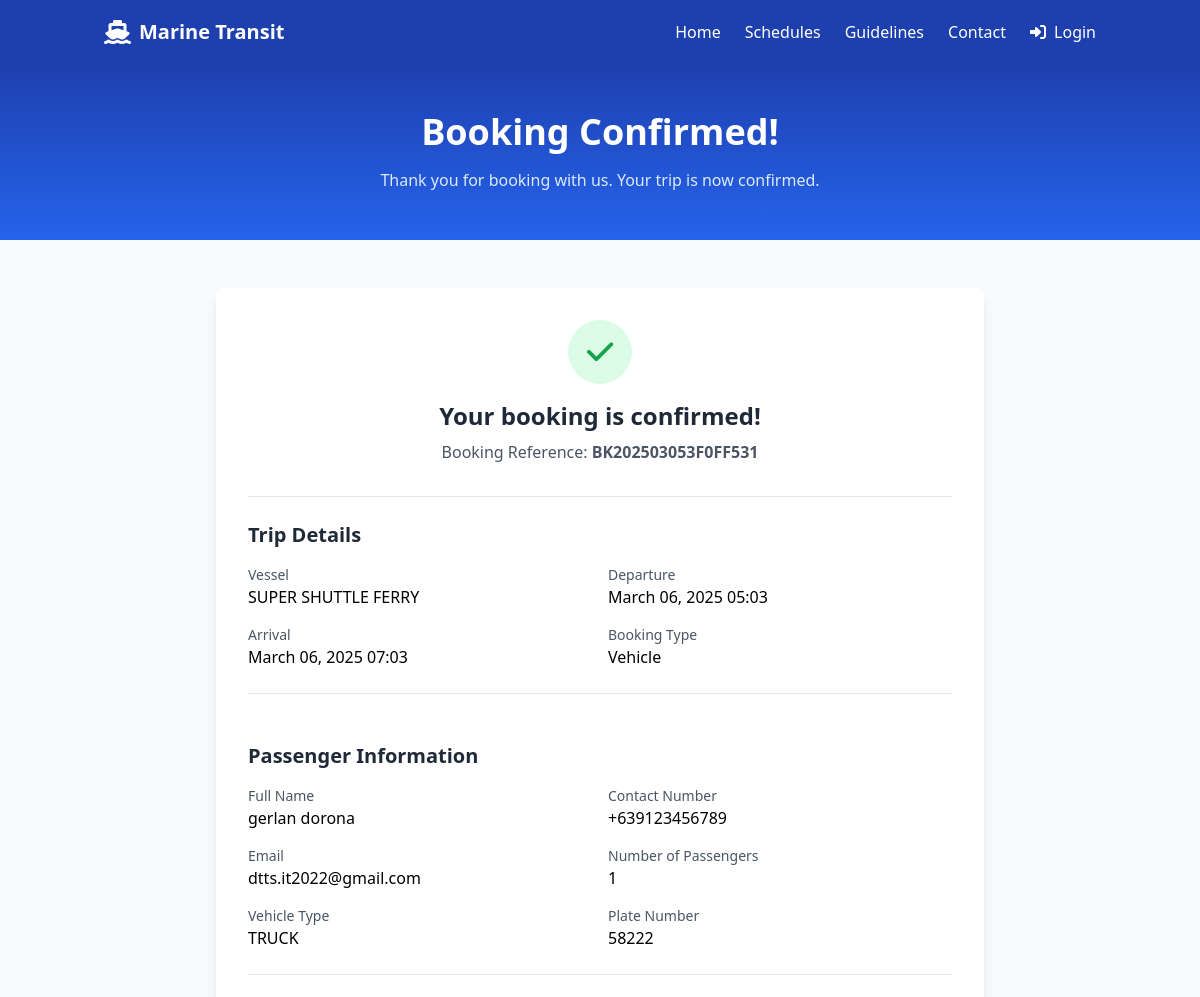
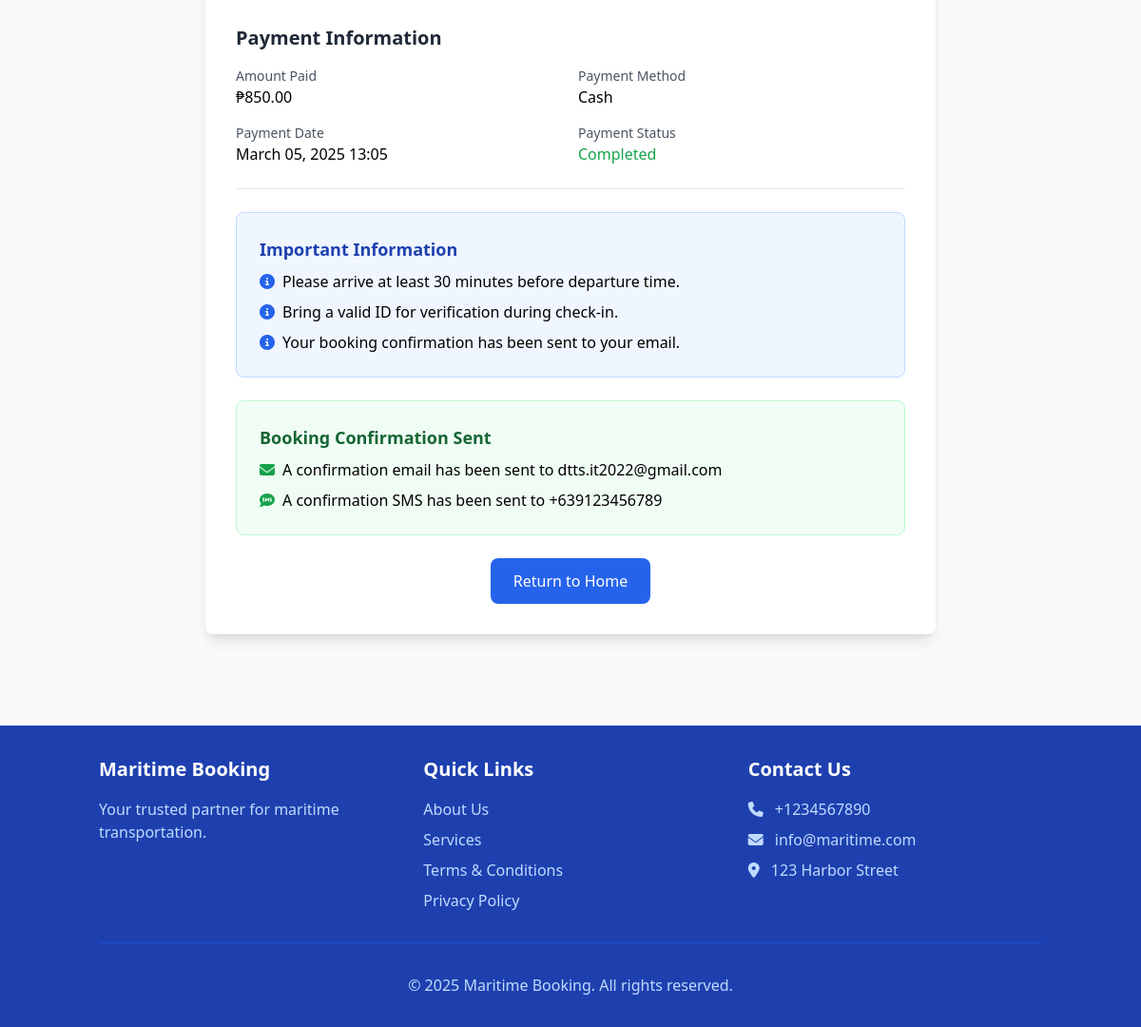
The app's page /booking-confirmation/BK202503053F0FF531/ with its own data (2 pictures, top to bottom).
### trip/models.py (models this page shows, shortened)
class Booking(models.Model):
    STATUS_CHOICES = [
        ('pending', 'Pending'),
        ('confirmed', 'Confirmed'),
        ('cancelled', 'Cancelled'),
        ('completed', 'Completed')
    ]
    booking_reference = models.CharField(max_length=10, unique=True)
    BOOKING_TYPE_CHOICES = [
        ('passenger', 'Passenger'),
        ('vehicle', 'Vehicle'),
    ]
    booking_type = models.CharField(
        max_length=10,
        choices=BOOKING_TYPE_CHOICES,
        default='passenger'
    )
    full_name = models.CharField(max_length=200)
    contact_number = models.CharField(max_length=15)
    email = models.EmailField()
    schedule = models.ForeignKey(Schedule, on_delete=models.CASCADE)
    is_paid = models.BooleanField(default=False)
    booking_reference = models.CharField(max_length=20, unique=True, blank=True)
    qr_code = models.ImageField(upload_to='qr_codes/', blank=True, null=True)
    created_at = models.DateTimeField(auto_now_add=True)
    number_of_passengers = models.PositiveIntegerField(
        default=1,
        validators=[MinValueValidator(1)]
    )
    vehicle_type = models.ForeignKey(
        VehicleType,
        on_delete=models.SET_NULL,
        null=True,
        blank=True
    )
    plate_number = models.CharField(
        max_length=20,
        blank=True,
        null=True
    )
    occupant_count = models.PositiveIntegerField(
        default=1,
        validators=[MinValueValidator(1)]
    )
    cargo_weight = models.FloatField(
        default=0.0,
        help_text="Total cargo weight in metric tons."
    )
    adult_passengers = models.PositiveIntegerField(
        default=0,
        validators=[MinValueValidator(0)]
    )
    child_passengers = models.PositiveIntegerField(
        default=0,
        validators=[MinValueValidator(0)]
    )
    adult_fare_rate = models.DecimalField(
        max_digits=10,
        decimal_places=2,
        validators=[MinValueValidator(0)]
    )
    child_fare_rate = models.DecimalField(
        max_digits=10,
        decimal_places=2,
        validators=[MinValueValidator(0)]
    )
    total_fare = models.DecimalField(
        max_digits=10,
        decimal_places=2,
        validators=[MinValueValidator(0)]
    )

class Schedule(models.Model):
    vessel = models.ForeignKey(Vessel, on_delete=models.CASCADE)
    route = models.ForeignKey(Route, on_delete=models.CASCADE)
    departure_datetime = models.DateTimeField()
    arrival_datetime = models.DateTimeField()
    available_seats = models.PositiveIntegerField()
    available_cargo_space = models.FloatField()
    adult_fare = models.DecimalField(
        max_digits=10,
        decimal_places=2,
        validators=[MinValueValidator(0)],
        help_text="Adult passenger fare rate"
    )
    child_fare = models.DecimalField(
        max_digits=10,
        decimal_places=2,
        validators=[MinValueValidator(0)],
        help_text="Child passenger fare rate (ages 3-11)"
    )
    STATUS_CHOICES = [
        ('scheduled', 'Scheduled'),
        ('in_progress', 'In Progress'),
        ('completed', 'Completed'),
        ('canceled', 'Canceled'),
    ]
    status = models.CharField(max_length=20, choices=STATUS_CHOICES, default='scheduled')
    notes = models.TextField(blank=True, null=True)

class Vessel(models.Model):
    name = models.CharField(max_length=100)
    capacity_passengers = models.PositiveIntegerField()
    capacity_cargo = models.FloatField(help_text="Capacity in metric tons")
    active = models.BooleanField(default=True)

class VehicleType(models.Model):
    name = models.CharField(max_length=50)
    max_occupants = models.PositiveIntegerField(
        default=1,
        help_text="Maximum number of people allowed (including driver)."
    )
    max_cargo_weight = models.FloatField(
        default=0.0,
        help_text="Max cargo weight in metric tons."
    )
    base_fare = models.DecimalField(max_digits=10, decimal_places=2, default=0.00)

class Payment(models.Model):
    PAYMENT_METHOD_CHOICES = [
        ('cash', 'Cash'),
        ('gcash', 'GCash'),
    ]
    booking = models.ForeignKey('Booking', on_delete=models.CASCADE)
    amount_paid = models.DecimalField(max_digits=10, decimal_places=2)
    amount_received = models.DecimalField(max_digits=10, decimal_places=2)
    change_amount = models.DecimalField(max_digits=10, decimal_places=2)
    payment_method = models.CharField(
        max_length=50,
        choices=PAYMENT_METHOD_CHOICES,
        default='cash'
    )
    payment_date = models.DateTimeField(auto_now_add=True)
    payment_reference = models.CharField(max_length=50, unique=True)
    class Meta:
        ordering = ['-payment_date']

### trip/views.py (the view)
# urls.py: path('booking-confirmation/<str:booking_reference>/', views.booking_confirmation, name='booking_confirmation'),
def booking_confirmation(request, booking_reference):
    try:
        booking = get_object_or_404(Booking, booking_reference=booking_reference)
        try:
            payment = Payment.objects.get(booking=booking)
        except Payment.DoesNotExist:
            payment = None
        context = {
            'booking': booking,
            'payment': payment,
            'schedule': booking.schedule,
        }
        return render(request, 'booking_confirmation.html', context)
    except Exception as e:
        messages.error(request, f"Error retrieving booking: {str(e)}")
        return redirect('home')

### trip/views.py (called while the page is built)
def get_notification_context(request):
    if request.user.is_authenticated:
        pending_payments_count = Booking.objects.filter(is_paid=False).count()
        return {
            'pending_payments_count': pending_payments_count
        }
    return {'pending_payments_count': 0}

### templates/booking_confirmation.html (shortened to what this page needs)
{% extends 'base.html' %}
{% load static %}
{% block content %}
<div class="bg-gradient-to-b from-blue-800 to-blue-600 py-12 relative overflow-hidden">
    <div class="container mx-auto px-4 relative z-10">
        <h1 class="text-4xl font-bold text-white text-center mb-4">Booking Confirmed!</h1>
        <p class="text-blue-100 text-center max-w-2xl mx-auto">Thank you for booking with us. Your trip is now confirmed.</p>
    </div>
</div>
<div class="container mx-auto px-4 py-12">
    <div class="max-w-3xl mx-auto bg-white rounded-lg shadow-lg p-8">
        <div class="text-center mb-8">
            <div class="inline-flex items-center justify-center w-16 h-16 bg-green-100 rounded-full mb-4">
                <i class="fas fa-check text-3xl text-green-600"></i>
            </div>
            <h2 class="text-2xl font-bold text-gray-800">Your booking is confirmed!</h2>
            <p class="text-gray-600 mt-2">Booking Reference: <span class="font-bold">{{ booking.booking_reference }}</span></p>
        </div>
        <div class="border-t border-b border-gray-200 py-6 my-6">
            <h3 class="text-xl font-bold text-gray-800 mb-4">Trip Details</h3>
            <div class="grid grid-cols-1 md:grid-cols-2 gap-4">
                <div>
                    <p class="text-sm text-gray-600">Vessel</p>
                    <p class="font-medium">{{ schedule.vessel.name }}</p>
                </div>
                <div>
                    <p class="text-sm text-gray-600">Departure</p>
                    <p class="font-medium">{{ schedule.departure_datetime|date:"F d, Y H:i" }}</p>
                </div>
                <div>
                    <p class="text-sm text-gray-600">Arrival</p>
                    <p class="font-medium">{{ schedule.arrival_datetime|date:"F d, Y H:i" }}</p>
                </div>
                <div>
                    <p class="text-sm text-gray-600">Booking Type</p>
                    <p class="font-medium">{{ booking.get_booking_type_display }}</p>
                </div>
            </div>
        </div>
        <div class="border-b border-gray-200 py-6 mb-6">
            <h3 class="text-xl font-bold text-gray-800 mb-4">Passenger Information</h3>
            <div class="grid grid-cols-1 md:grid-cols-2 gap-4">
                <div>
                    <p class="text-sm text-gray-600">Full Name</p>
                    <p class="font-medium">{{ booking.full_name }}</p>
                </div>
                <div>
                    <p class="text-sm text-gray-600">Contact Number</p>
                    <p class="font-medium">{{ booking.contact_number }}</p>
                </div>
                <div>
                    <p class="text-sm text-gray-600">Email</p>
                    <p class="font-medium">{{ booking.email }}</p>
                </div>
                <div>
                    <p class="text-sm text-gray-600">Number of Passengers</p>
                    <p class="font-medium">{{ booking.number_of_passengers }}</p>
                </div>
                {% if booking.booking_type == 'vehicle' %}
                <div>
                    <p class="text-sm text-gray-600">Vehicle Type</p>
                    <p class="font-medium">{{ booking.vehicle_type.name }}</p>
                </div>
                <div>
                    <p class="text-sm text-gray-600">Plate Number</p>
                    <p class="font-medium">{{ booking.plate_number }}</p>
                </div>
                {% endif %}
            </div>
        </div>
        {% if payment %}
        <div class="border-b border-gray-200 py-6 mb-6">
            <h3 class="text-xl font-bold text-gray-800 mb-4">Payment Information</h3>
            <div class="grid grid-cols-1 md:grid-cols-2 gap-4">
                <div>
                    <p class="text-sm text-gray-600">Amount Paid</p>
                    <p class="font-medium">₱{{ payment.amount_paid }}</p>
                </div>
                <div>
                    <p class="text-sm text-gray-600">Payment Method</p>
                    <p class="font-medium">{{ payment.get_payment_method_display }}</p>
                </div>
                <div>
                    <p class="text-sm text-gray-600">Payment Date</p>
                    <p class="font-medium">{{ payment.payment_date|date:"F d, Y H:i" }}</p>
                </div>
                <div>
                    <p class="text-sm text-gray-600">Payment Status</p>
                    <p class="font-medium text-green-600">Completed</p>
                </div>
            </div>
        </div>
        {% endif %}
        <div class="bg-blue-50 border border-blue-200 rounded-lg p-6 mb-6">
            <h3 class="text-lg font-bold text-blue-800 mb-2">Important Information</h3>
            <ul class="space-y-2">
                <li class="flex items-start">
                    <i class="fas fa-info-circle text-blue-600 mt-1 mr-2"></i>
                    <span>Please arrive at least 30 minutes before departure time.</span>
                </li>
                <li class="flex items-start">
                    <i class="fas fa-info-circle text-blue-600 mt-1 mr-2"></i>
                    <span>Bring a valid ID for verification during check-in.</span>
                </li>
                <li class="flex items-start">
                    <i class="fas fa-info-circle text-blue-600 mt-1 mr-2"></i>
                    <span>Your booking confirmation has been sent to your email.</span>
                </li>
            </ul>
        </div>
        <div class="bg-green-50 border border-green-200 rounded-lg p-6 mb-6">
            <h3 class="text-lg font-bold text-green-800 mb-2">Booking Confirmation Sent</h3>
            <ul class="space-y-2">
                <li class="flex items-start">
                    <i class="fas fa-envelope text-green-600 mt-1 mr-2"></i>
                    <span>A confirmation email has been sent to {{ booking.email }}</span>
                </li>
                <li class="flex items-start">
                    <i class="fas fa-sms text-green-600 mt-1 mr-2"></i>
                    <span>A confirmation SMS has been sent to {{ booking.contact_number }}</span>
                </li>
            </ul>
        </div>
        <div class="text-center">
            <a href="{% url 'home' %}" class="inline-block bg-blue-600 text-white rounded-lg px-6 py-3 hover:bg-blue-700 transition duration-300">
                Return to Home
            </a>
        </div>
    </div>
</div>
{% endblock %}

### records on screen
Booking: booking_reference "BK202503053F0FF531", booking_type "Vehicle", full_name "gerlan dorona", contact_number "+639123456789", email "dtts.it2022@gmail.com", number_of_passengers "1", vehicle_type.name "TRUCK", plate_number "58222"
Schedule: vessel.name "SUPER SHUTTLE FERRY", departure_datetime "March 06, 2025 05:03", arrival_datetime "March 06, 2025 07:03"
Payment: amount_paid "850.00", payment_method "Cash", payment_date "March 05, 2025 13:05"
